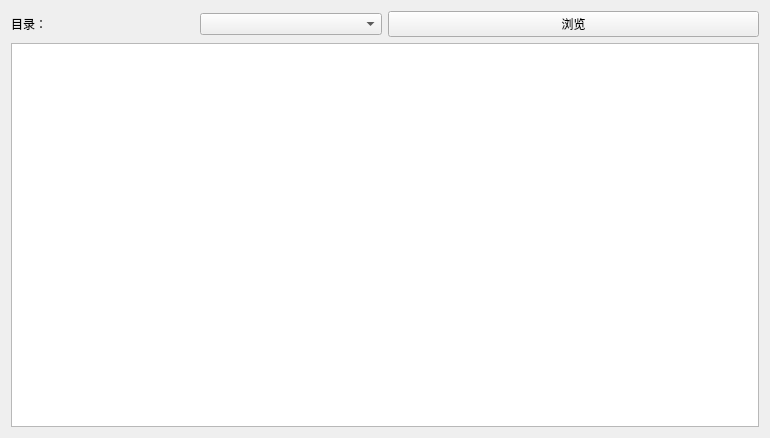
<?xml version="1.0" encoding="UTF-8"?>
<ui version="4.0">
 <class>TableViewWidget</class>
 <widget class="QWidget" name="TableViewWidget">
  <property name="geometry">
   <rect>
    <x>0</x>
    <y>0</y>
    <width>770</width>
    <height>438</height>
   </rect>
  </property>
  <property name="windowTitle">
   <string>Form</string>
  </property>
  <layout class="QGridLayout" name="gridLayout">
   <item row="0" column="0">
    <layout class="QHBoxLayout" name="horizontalLayout_4">
     <item>
      <layout class="QHBoxLayout" name="horizontalLayout_3">
       <item>
        <widget class="QLabel" name="label_3">
         <property name="text">
          <string>目录：</string>
         </property>
        </widget>
       </item>
       <item>
        <widget class="QComboBox" name="directoryComboBox"/>
       </item>
      </layout>
     </item>
     <item>
      <widget class="QPushButton" name="browseButton">
       <property name="text">
        <string>浏览</string>
       </property>
      </widget>
     </item>
    </layout>
   </item>
   <item row="1" column="0">
    <widget class="CustomTableView" name="tableView"/>
   </item>
  </layout>
 </widget>
 <customwidgets>
  <customwidget>
   <class>CustomTableView</class>
   <extends>QTableView</extends>
   <header>Test/CustomTableView.h</header>
  </customwidget>
 </customwidgets>
 <resources/>
 <connections/>
</ui>
